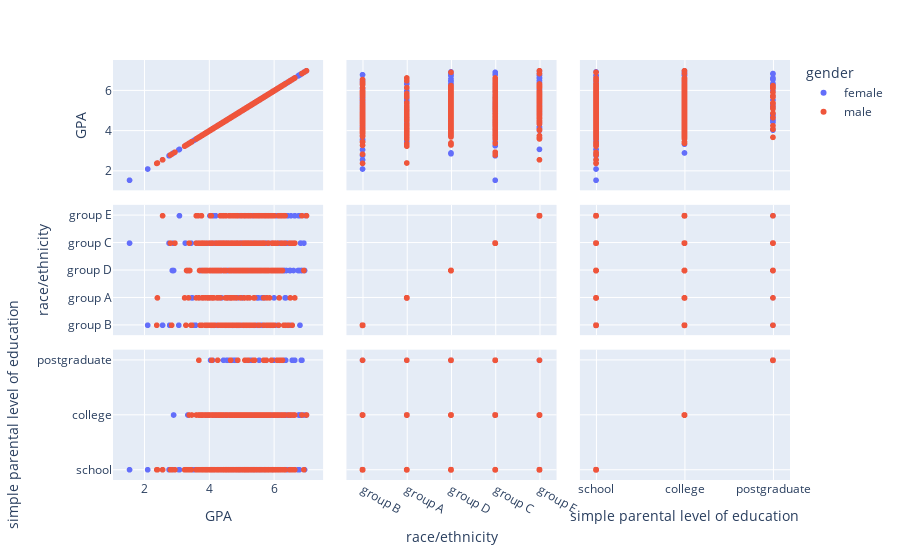

Here is the notebook cell this chart was saved with:
### Code cell
#En este grafico intentamos ver como se comportan las 3 variables entre si ademas de ver si existen diferencias por genero.
fig = px.scatter_matrix(df_grades,
    dimensions=['GPA', 'race/ethnicity','simple parental level of education'],
    color="gender")
fig.show()

### Figure 1 — Plotly figure (JSON) as saved in the notebook; plotly's stock layout.template omitted (floating-point values rounded to 4 significant figures; data arrays with more than 128 entries replaced by an {"elided": "..."} marker saying what was removed)
{"data": [{"dimensions": [{"axis": {"matches": true}, "label": "GPA", "values": {"elided": "448 float values"}}, {"axis": {"matches": true}, "label": "race/ethnicity", "values": {"elided": "448 str values"}}, {"axis": {"matches": true}, "label": "simple parental level of education", "values": {"elided": "448 str values"}}], "hovertemplate": "gender=female<br>%{xaxis.title.text}=%{x}<br>%{yaxis.title.text}=%{y}<extra></extra>", "legendgroup": "female", "marker": {"color": "#636efa", "symbol": "circle"}, "name": "female", "showlegend": true, "type": "splom"}, {"dimensions": [{"axis": {"matches": true}, "label": "GPA", "values": {"elided": "427 float values"}}, {"axis": {"matches": true}, "label": "race/ethnicity", "values": {"elided": "427 str values"}}, {"axis": {"matches": true}, "label": "simple parental level of education", "values": {"elided": "427 str values"}}], "hovertemplate": "gender=male<br>%{xaxis.title.text}=%{x}<br>%{yaxis.title.text}=%{y}<extra></extra>", "legendgroup": "male", "marker": {"color": "#EF553B", "symbol": "circle"}, "name": "male", "showlegend": true, "type": "splom"}], "layout": {"dragmode": "select", "legend": {"title": {"text": "gender"}, "tracegroupgap": 0}, "margin": {"t": 60}}}
